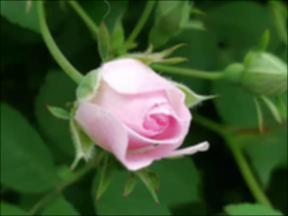
%> input picture 07大四上/0703数字图像处理/实验/实验2/frose.jpg, 288 x 216 px
$ octave lab2_4.m   (GNU Octave 9; MATLAB toolbox functions it lacks are replaced by stand-ins)
%> lines starting %> are read from the running program, lines starting %| are printed output that depends on the picture
% 读取图像
img = imread('frose.jpg');
%> img is the input picture: size 216x288x3 uint8; mean R, G, B 65.6, 87.8, 51.1
gray_img = rgb2gray(img); % 转换为灰度图像

% 显示原始图像
figure;
subplot(3, 3, 1);
imshow(gray_img);
title('原始图像');

%% 图像平滑处理

% 1. 使用3x3均值滤波器
mean_filter = fspecial('average', [3, 3]);
smoothed_mean = imfilter(gray_img, mean_filter, 'replicate');
subplot(3, 3, 2);
imshow(smoothed_mean);
title('均值平滑 (3x3)');

% 2. 使用3x3高斯滤波器
gaussian_filter = fspecial('gaussian', [3, 3], 0.5);
smoothed_gaussian = imfilter(gray_img, gaussian_filter, 'replicate');
subplot(3, 3, 3);
imshow(smoothed_gaussian);
title('高斯平滑 (3x3, σ=0.5)');

% 3. 使用5x5高斯滤波器（更强的平滑效果）
gaussian_filter_5x5 = fspecial('gaussian', [5, 5], 1);
smoothed_gaussian_5x5 = imfilter(gray_img, gaussian_filter_5x5, 'replicate');
subplot(3, 3, 4);
imshow(smoothed_gaussian_5x5);
title('高斯平滑 (5x5, σ=1)');

%% 图像锐化处理

% 4. 使用Sobel算子进行锐化（边缘检测）
sobel_x = fspecial('sobel'); % 水平方向Sobel算子
sobel_y = sobel_x';          % 垂直方向Sobel算子
edge_x = imfilter(double(gray_img), sobel_x, 'replicate');
edge_y = imfilter(double(gray_img), sobel_y, 'replicate');
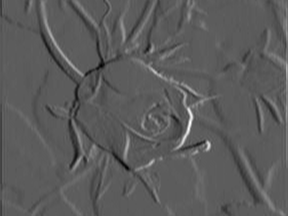
%> edge_y: size 216x288 double; min -326, max 574, mean -0.5; drawn with min black and max white
edge_sobel = sqrt(edge_x.^2 + edge_y.^2);
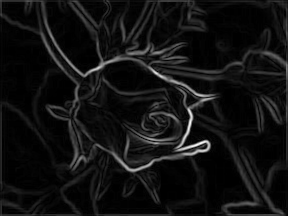
%> edge_sobel: size 216x288 double; min 0, max 600.4, mean 42.1; drawn with min black and max white
subplot(3, 3, 5);
imshow(uint8(edge_sobel));
title('Sobel锐化 (边缘检测)');

% 5. 使用3x3拉普拉斯算子进行锐化
laplacian_filter = [0 -1 0; -1 4 -1; 0 -1 0];
sharpened_laplacian = imfilter(double(gray_img), laplacian_filter, 'replicate');
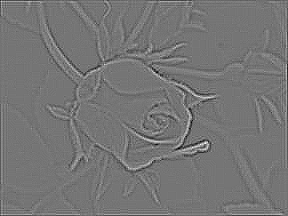
%> sharpened_laplacian: size 216x288 double; min -80, max 93, mean 0; drawn with min black and max white
sharpened_laplacian_img = double(gray_img) - sharpened_laplacian;
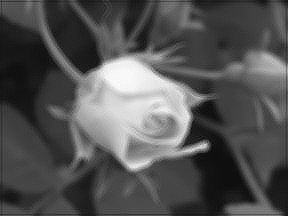
%> sharpened_laplacian_img: size 216x288 double; min -12, max 259, mean 76.9; drawn with min black and max white
subplot(3, 3, 6);
imshow(uint8(sharpened_laplacian_img));
title('拉普拉斯锐化 (3x3)');

% 6. 使用增强型拉普拉斯算子进行更强的锐化
enhanced_laplacian_filter = fspecial('laplacian', 0.2); % 增强型拉普拉斯
sharpened_enhanced_laplacian = imfilter(double(gray_img), enhanced_laplacian_filter, 'replicate');
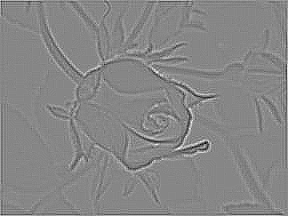
%> sharpened_enhanced_laplacian: size 216x288 double; min -86.17, max 76.67, mean 0; drawn with min black and max white
sharpened_enhanced_img = double(gray_img) - sharpened_enhanced_laplacian;
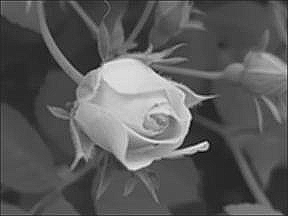
%> sharpened_enhanced_img: size 216x288 double; min -50, max 303.2, mean 76.9; drawn with min black and max white
subplot(3, 3, 7);
imshow(uint8(sharpened_enhanced_img));
title('增强拉普拉斯锐化');

%% 显示结果对比

% 显示原图和所有处理结果的并排对比图
subplot(3, 3, 8);
imshowpair(smoothed_gaussian, uint8(sharpened_laplacian_img), 'montage');
title('平滑 vs 锐化 (高斯 vs 拉普拉斯)');

subplot(3, 3, 9);
imshowpair(smoothed_gaussian_5x5, uint8(sharpened_enhanced_img), 'montage');
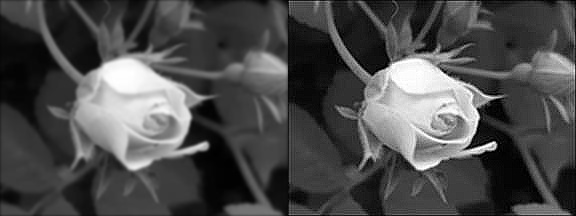
%> displayed picture: size 216x576, on the screen's scale of 0 to 255; min 0, max 255, mean 76.1
title('强平滑 vs 强锐化 (5x5高斯 vs 增强拉普拉斯)');

$ run again, with 07大四上/0703数字图像处理/实验/实验2/lotus.JPG copied over 07大四上/0703数字图像处理/实验/实验2/frose.jpg
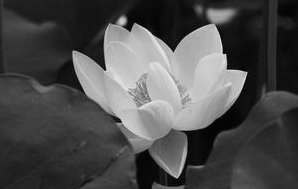
%> input picture 07大四上/0703数字图像处理/实验/实验2/lotus.JPG, 298 x 189 px
%> img is the input picture: size 189x298x3 uint8; min 0, max 237, mean 76.6
%> `sharpened_enhanced_img = double(gray_img) - sharpened_enhanced_laplaci..`:
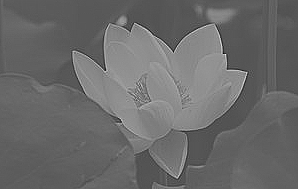
%> sharpened_enhanced_img: size 189x298 double; min -257.7, max 542.8, mean 76.6; drawn with min black and max white
%> `imshowpair(smoothed_gaussian_5x5, uint8(sharpened_enhanced_img), 'mont..`:
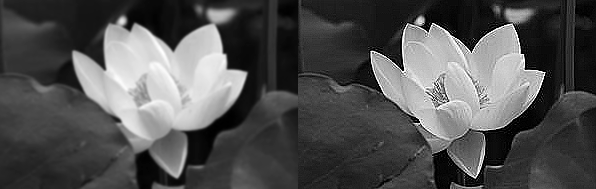
%> displayed picture: size 189x596, on the screen's scale of 0 to 255; min 0, max 255, mean 81.2
